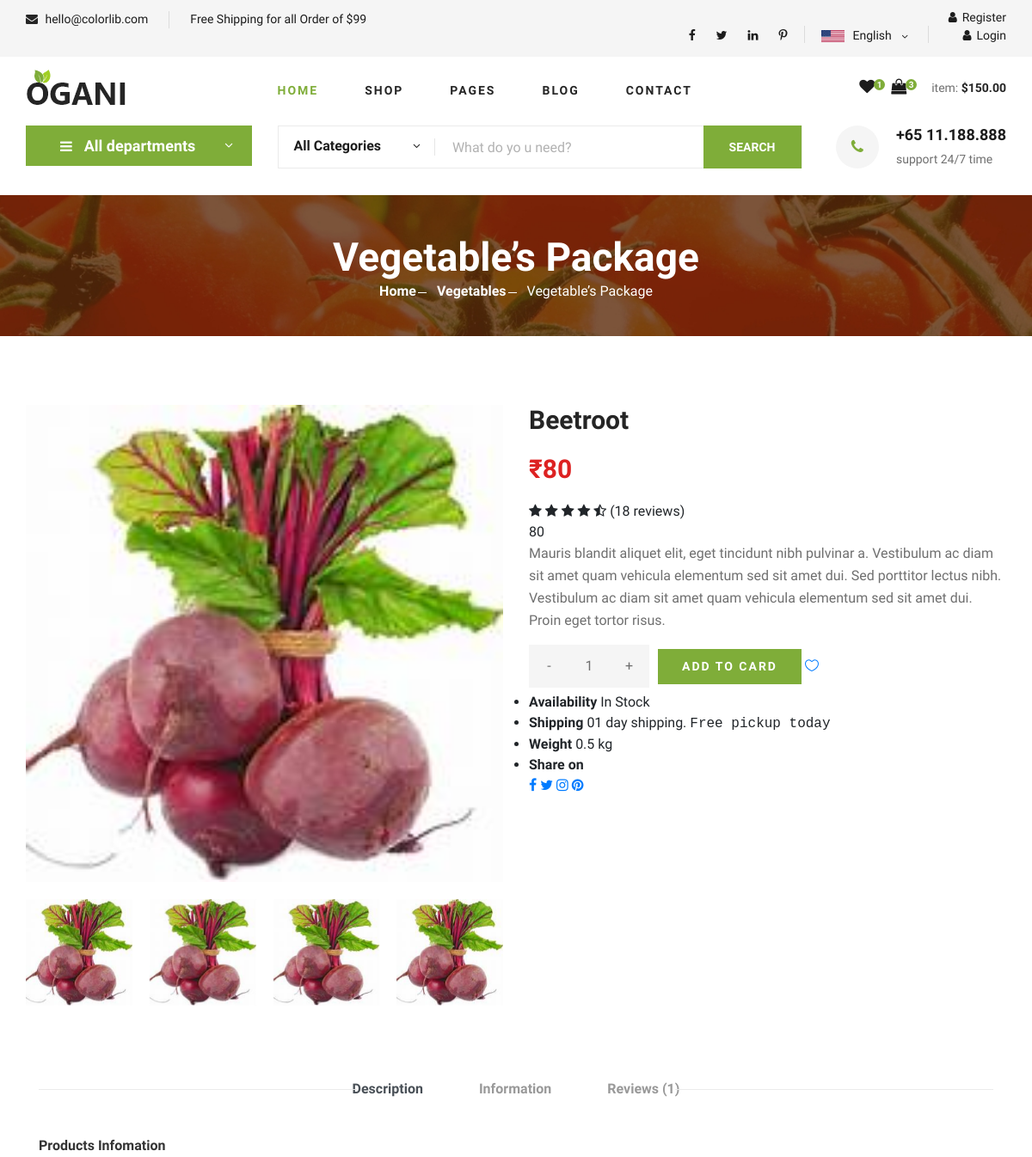
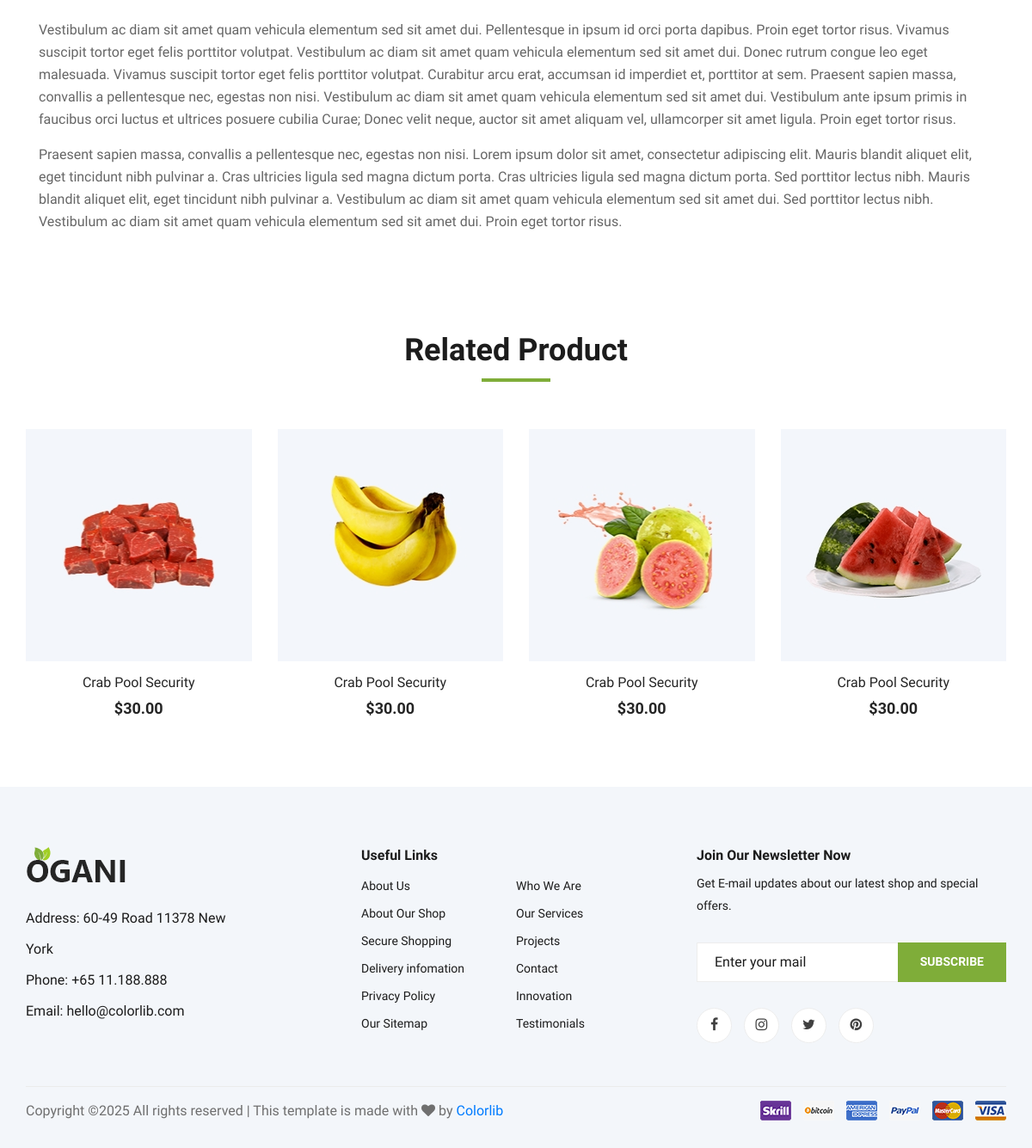
The page /details/1 on the database its author committed (2 pictures, top to bottom).
### myapp/models.py (models this page shows, shortened)
class product(models.Model):
    pname=models.CharField(max_length=30)
    price=models.IntegerField(max_length=20)
    image=models.ImageField(upload_to="image")
    department=models.ForeignKey(department,on_delete=models.CASCADE,blank=True,null=True)
    colorfilter=models.ForeignKey(colorfilter,on_delete=models.CASCADE,blank=True,null=True)
    size=models.ForeignKey(size,on_delete=models.CASCADE,blank=True,null=True)

### myapp/views.py (the view)
# urls.py: path('details/<int:id>', views.details, name='details'),
def details(request,id):
    uid=User.objects.all()
    col_id=colorfilter.objects.all()
    size_id=size.objects.all()
    pro_id=product.objects.get(id=id)
    contaxt={
        "uid":uid,
        "col_id":col_id,
        "size_id":size_id,
        "pro_id":pro_id
    }
    return render (request,"shopdetails.html",contaxt)

### myapp/templates/shopdetails.html (shortened to what this page needs)
{% extends "index.html" %}
{% load static %}
{% block content %}
    <section class="hero hero-normal">
        <div class="container">
            <div class="row">
                <div class="col-lg-3">
                    <div class="hero__categories">
                        <div class="hero__categories__all">
                            <i class="fa fa-bars"></i>
                            <span>All departments</span>
                        </div>
                    </div>
                </div>
                <div class="col-lg-9">
                    <div class="hero__search">
                        <div class="hero__search__form">
                            <form action="#">
                                <div class="hero__search__categories">
                                    All Categories
                                    <span class="arrow_carrot-down"></span>
                                </div>
                                <input type="text" placeholder="What do yo u need?">
                                <button type="submit" class="site-btn">SEARCH</button>
                            </form>
                        </div>
                        <div class="hero__search__phone">
                            <div class="hero__search__phone__icon">
                                <i class="fa fa-phone"></i>
                            </div>
                            <div class="hero__search__phone__text">
                                <h5>+65 11.188.888</h5>
                                <span>support 24/7 time</span>
                            </div>
                        </div>
                    </div>
                </div>
            </div>
        </div>
    </section>
    <section class="breadcrumb-section set-bg" data-setbg="static/img/breadcrumb.jpg">
        <div class="container">
            <div class="row">
                <div class="col-lg-12 text-center">
                    <div class="breadcrumb__text">
                        <h2>Vegetable’s Package</h2>
                        <div class="breadcrumb__option">
                            <a href="./index.html">Home</a>
                            <a href="./index.html">Vegetables</a>
                            <span>Vegetable’s Package</span>
                        </div>
                    </div>
                </div>
            </div>
        </div>
    </section>
    <section class="product-details spad">
        <div class="container">
            <div class="row">
                <div class="col-lg-6 col-md-6">
                    <div class="product__details__pic">
                        <div class="product__details__pic__item">
                            <img class="product__details__pic__item--large"
                                src="{{pro_id.image.url}}" alt="">
                        </div>
                        <div class="product__details__pic__slider owl-carousel">
                            <img data-imgbigurl="static/img/product/details/product-details-4.jpg"
                                src="{{pro_id.image.url}}" alt="">
                        </div>
                    </div>
                </div>
                <div class="col-lg-6 col-md-6">
                    <div class="product__details__text">
                        <h3>{{ pro_id.pname }}</h3>
                        <div class="product__details__price">₹{{ pro_id.price }}</div>
                            <i class="fa fa-star"></i>
                            <i class="fa fa-star"></i>
                            <i class="fa fa-star"></i>
                            <i class="fa fa-star"></i>
                            <i class="fa fa-star-half-o"></i>
                            <span>(18 reviews)</span>
                        </div>
                        <div class="product__details__price">{{pro_id.price}}</div>
                        <p>Mauris blandit aliquet elit, eget tincidunt nibh pulvinar a. Vestibulum ac diam sit amet quam
                            vehicula elementum sed sit amet dui. Sed porttitor lectus nibh. Vestibulum ac diam sit amet
                            quam vehicula elementum sed sit amet dui. Proin eget tortor risus.</p>
                        <div class="product__details__quantity">
                            <div class="quantity">
                                <div class="pro-qty">
                                    <input type="text" value="1">
                                </div>
                            </div>
                        </div>
                        <a href="#" class="primary-btn">ADD TO CARD</a>
                        <a href="#" class="heart-icon"><span class="icon_heart_alt"></span></a>
                        <ul>
                            <li><b>Availability</b> <span>In Stock</span></li>
                            <li><b>Shipping</b> <span>01 day shipping. <samp>Free pickup today</samp></span></li>
                            <li><b>Weight</b> <span>0.5 kg</span></li>
                            <li><b>Share on</b>
                                <div class="share">
                                    <a href="#"><i class="fa fa-facebook"></i></a>
                                    <a href="#"><i class="fa fa-twitter"></i></a>
                                    <a href="#"><i class="fa fa-instagram"></i></a>
                                    <a href="#"><i class="fa fa-pinterest"></i></a>
                                </div>
                            </li>
                        </ul>
                    </div>
                </div>
                <div class="col-lg-12">
                    <div class="product__details__tab">
                        <ul class="nav nav-tabs" role="tablist">
                            <li class="nav-item">
                                <a class="nav-link active" data-toggle="tab" href="#tabs-1" role="tab"
                                    aria-selected="true">Description</a>
                            </li>
                            <li class="nav-item">
                                <a class="nav-link" data-toggle="tab" href="#tabs-2" role="tab"
                                    aria-selected="false">Information</a>
                            </li>
                            <li class="nav-item">
                                <a class="nav-link" data-toggle="tab" href="#tabs-3" role="tab"
                                    aria-selected="false">Reviews <span>(1)</span></a>
                            </li>
                        </ul>
                        <div class="tab-content">
                            <div class="tab-pane active" id="tabs-1" role="tabpanel">
                                <div class="product__details__tab__desc">
                                    <h6>Products Infomation</h6>
                                    <p>Vestibulum ac diam sit amet quam vehicula elementum sed sit amet dui.
                                        Pellentesque in ipsum id orci porta dapibus. Proin eget tortor risus. Vivamus
                                        suscipit tortor eget felis porttitor volutpat. Vestibulum ac diam sit amet quam
                                        vehicula elementum sed sit amet dui. Donec rutrum congue leo eget malesuada.
                                        Vivamus suscipit tortor eget felis porttitor volutpat. Curabitur arcu erat,
                                        accumsan id imperdiet et, porttitor at sem. Praesent sapien massa, convallis a
                                        pellentesque nec, egestas non nisi. Vestibulum ac diam sit amet quam vehicula
                                        elementum sed sit amet dui. Vestibulum ante ipsum primis in faucibus orci luctus
                                        et ultrices posuere cubilia Curae; Donec velit neque, auctor sit amet aliquam
                                        vel, ullamcorper sit amet ligula. Proin eget tortor risus.</p>
                                        <p>Praesent sapien massa, convallis a pellentesque nec, egestas non nisi. Lorem
                                        ipsum dolor sit amet, consectetur adipiscing elit. Mauris blandit aliquet
                                        elit, eget tincidunt nibh pulvinar a. Cras ultricies ligula sed magna dictum
                                        porta. Cras ultricies ligula sed magna dictum porta. Sed porttitor lectus
                                        nibh. Mauris blandit aliquet elit, eget tincidunt nibh pulvinar a.
                                        Vestibulum ac diam sit amet quam vehicula elementum sed sit amet dui. Sed
                                        porttitor lectus nibh. Vestibulum ac diam sit amet quam vehicula elementum
                                        sed sit amet dui. Proin eget tortor risus.</p>
                                </div>
                            </div>
                        </div>
                    </div>
                </div>
            </div>
    </section>
    <section class="related-product">
        <div class="container">
            <div class="row">
                <div class="col-lg-12">
                    <div class="section-title related__product__title">
                        <h2>Related Product</h2>
                    </div>
                </div>
            </div>
            <div class="row">
                <div class="col-lg-3 col-md-4 col-sm-6">
                    <div class="product__item">
                        <div class="product__item__pic set-bg" data-setbg="static/img/product/product-1.jpg">
                        </div>
                        <div class="product__item__text">
                            <h6><a href="#">Crab Pool Security</a></h6>
                            <h5>$30.00</h5>
                        </div>
                    </div>
                </div>
                <div class="col-lg-3 col-md-4 col-sm-6">
                    <div class="product__item">
                        <div class="product__item__pic set-bg" data-setbg="static/img/product/product-2.jpg">
                        </div>
                        <div class="product__item__text">
                            <h6><a href="#">Crab Pool Security</a></h6>
                            <h5>$30.00</h5>
                        </div>
                    </div>
                </div>
                <div class="col-lg-3 col-md-4 col-sm-6">
                    <div class="product__item">
                        <div class="product__item__pic set-bg" data-setbg="static/img/product/product-3.jpg">
                        </div>
                        <div class="product__item__text">
                            <h6><a href="#">Crab Pool Security</a></h6>
                            <h5>$30.00</h5>
                        </div>
                    </div>
                </div>
                <div class="col-lg-3 col-md-4 col-sm-6">
                    <div class="product__item">
                        <div class="product__item__pic set-bg" data-setbg="static/img/product/product-7.jpg">
                        </div>
                        <div class="product__item__text">
                            <h6><a href="#">Crab Pool Security</a></h6>
                            <h5>$30.00</h5>
                        </div>
                    </div>
                </div>
            </div>
        </div>
    </section>
{% endblock %}

### rows shown on the page
product: image (picture), pname "Beetroot", price "80"
